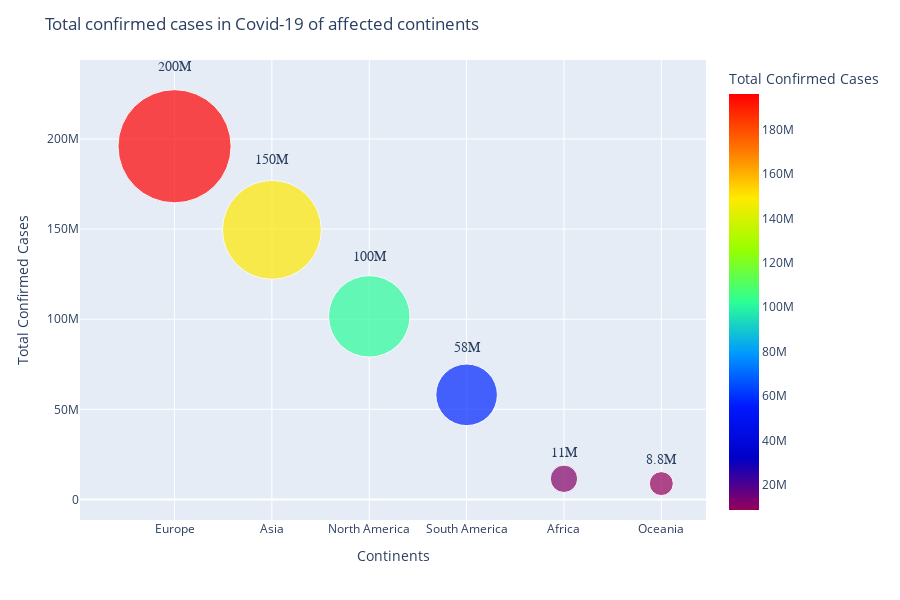

This figure's notebook cell:
### Markdown cell above
# Data Visualization

### Code cell
continents = continents_df[:6]

fig = px.scatter(continents.sort_values(by='Confirmed', ascending = False), x='Continents', y='Confirmed', color='Confirmed', text='Confirmed',
           color_continuous_scale='rainbow',size='Confirmed', size_max=80, hover_data=['Confirmed', 'Continents'],
                labels={'Confirmed':"Total Confirmed Cases"})

fig.update_traces(textposition='top center', textfont_size=14, textfont_family="Arial Black", texttemplate='%{text:,.2s}')
fig = fig.update_layout(height=600, title="Total confirmed cases in Covid-19 of affected continents")
fig.show()

### Figure 1 — Plotly figure (JSON) as saved in the notebook; plotly's stock layout.template omitted (floating-point values rounded to 4 significant figures)
{"data": [{"hovertemplate": "Continents=%{x}<br>Total Confirmed Cases=%{marker.color}<extra></extra>", "legendgroup": "", "marker": {"color": [195966612, 149573250, 101585024, 58048868, 11455125, 8782549], "coloraxis": "coloraxis", "size": [195966612, 149573250, 101585024, 58048868, 11455125, 8782549], "sizemode": "area", "sizeref": 30620.0, "symbol": "circle"}, "mode": "markers+text", "name": "", "orientation": "v", "showlegend": false, "text": [195966612, 149573250, 101585024, 58048868, 11455125, 8782549], "textfont": {"family": "Arial Black", "size": 14}, "textposition": "top center", "texttemplate": "%{text:,.2s}", "type": "scatter", "x": ["Europe", "Asia", "North America", "South America", "Africa", "Oceania"], "xaxis": "x", "y": [195966612, 149573250, 101585024, 58048868, 11455125, 8782549], "yaxis": "y"}], "layout": {"coloraxis": {"colorbar": {"title": {"text": "Total Confirmed Cases"}}, "colorscale": [[0, "rgb(150,0,90)"], [0.125, "rgb(0,0,200)"], [0.25, "rgb(0,25,255)"], [0.375, "rgb(0,152,255)"], [0.5, "rgb(44,255,150)"], [0.625, "rgb(151,255,0)"], [0.75, "rgb(255,234,0)"], [0.875, "rgb(255,111,0)"], [1, "rgb(255,0,0)"]]}, "height": 600, "legend": {"itemsizing": "constant", "tracegroupgap": 0}, "margin": {"t": 60}, "title": {"text": "Total confirmed cases in Covid-19 of affected continents"}, "xaxis": {"anchor": "y", "domain": [0, 1], "title": {"text": "Continents"}}, "yaxis": {"anchor": "x", "domain": [0, 1], "title": {"text": "Total Confirmed Cases"}}}}
